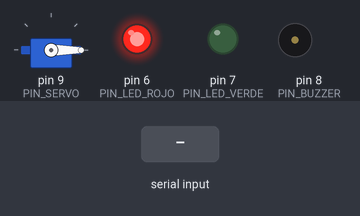
Simulated run of this sketch. Board: Arduino Uno, built with avr-gcc and run on an emulated ATmega328P. Shown: servo, output pins drawn as LEDs (lit = HIGH), buzzer (waves = sounding). Dashed ring = blinking. The inputs (shaded band) are chosen by the test bench. What the sketch prints to the serial monitor is not drawn.

Above: at 1.2 s.
1.3 s: "ACCESO_PERMITIDO\n" received over Serial
At 1.51 s:
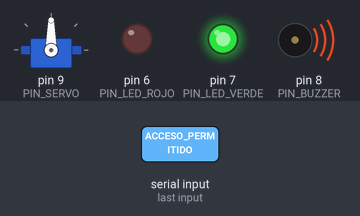
At 2.3 s:
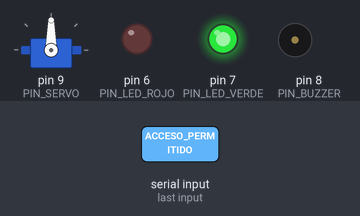
3.0 s: "ACCESO_DENEGADO\n" received over Serial
At 5.54 s:
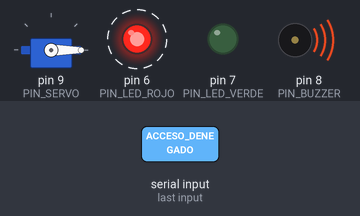
Timing chart, 0 to 8.2 s (numbered marks = the images above; inputs shaded):
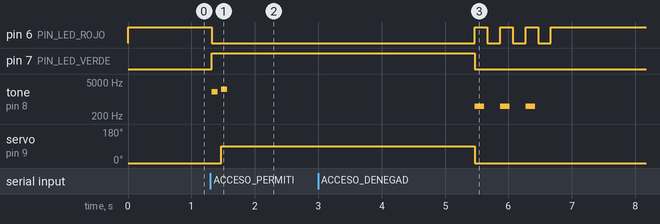

Measured:
- after the input at 1.3 s, pin 6 (PIN_LED_ROJO): HIGH → LOW at once; pin 7 (PIN_LED_VERDE): LOW → HIGH at once; tone on pin 8 (PIN_BUZZER): silent → 2000 Hz at once, → silent 0.10 s later, → 2500 Hz 0.05 s later, → silent 0.10 s later; servo on pin 9 (PIN_SERVO): 0° → 90° after 0.17 s
- after the input at 3.0 s, tone on pin 8 (PIN_BUZZER): alternates 500 Hz for 0.15 s and silent for 0.25 s, 6 changes in all, then stays silent, starting after 2.5 s

The sketch:

ArduinoUno.ino
```cpp
#include <Servo.h>
#include "Config.h"
#include "Actuadores.h"

Servo miServo;

void setup() {
  Serial.begin(9600);
  inicializarActuadores(miServo);
  Serial.println("Arduino Uno listo. Esperando comandos...");
}

void loop() {
  if (Serial.available() > 0) {
    String comando = Serial.readStringUntil('\n');
    comando.trim();

    if (comando == "ACCESO_PERMITIDO") {
      ejecutarAccesoPermitido(miServo);
    }
    else if (comando == "ACCESO_DENEGADO") {
      ejecutarAccesoDenegado();
    }
  }
}
```

Actuadores.cpp
```cpp
#include "Actuadores.h"

void inicializarActuadores(Servo &servo) {
  servo.attach(PIN_SERVO);
  servo.write(0);   // Puerta cerrada inicialmente

  pinMode(PIN_LED_VERDE, OUTPUT);
  pinMode(PIN_LED_ROJO, OUTPUT);
  pinMode(PIN_BUZZER, OUTPUT);

  digitalWrite(PIN_LED_ROJO, HIGH);
  digitalWrite(PIN_LED_VERDE, LOW);
}

void ejecutarAccesoPermitido(Servo &servo) {
  digitalWrite(PIN_LED_ROJO, LOW);
  digitalWrite(PIN_LED_VERDE, HIGH);

  tone(PIN_BUZZER, 2000, 100);
  delay(150);
  tone(PIN_BUZZER, 2500, 100);

  servo.write(90); // Abre la puerta
  delay(4000);

  servo.write(0);  // Cierra la puerta
  digitalWrite(PIN_LED_VERDE, LOW);
  digitalWrite(PIN_LED_ROJO, HIGH);
}

void ejecutarAccesoDenegado() {
  for (int i = 0; i < 3; i++) {
    digitalWrite(PIN_LED_ROJO, HIGH);
    tone(PIN_BUZZER, 500, 150);
    delay(200);
    digitalWrite(PIN_LED_ROJO, LOW);
    delay(200);
  }
  digitalWrite(PIN_LED_ROJO, HIGH);
}
```

Actuadores.h
```cpp
#ifndef ACTUADORES_H
#define ACTUADORES_H

#include <Arduino.h>
#include <Servo.h>
#include "Config.h"

void inicializarActuadores(Servo &servo);
void ejecutarAccesoPermitido(Servo &servo);
void ejecutarAccesoDenegado();

#endif
```

Config.h
```cpp
#ifndef CONFIG_H
#define CONFIG_H

// Pines de Actuadores en el Arduino Uno
const int PIN_LED_VERDE = 7;
const int PIN_LED_ROJO = 6;
const int PIN_BUZZER = 8;
const int PIN_SERVO = 9;

#endif
```
